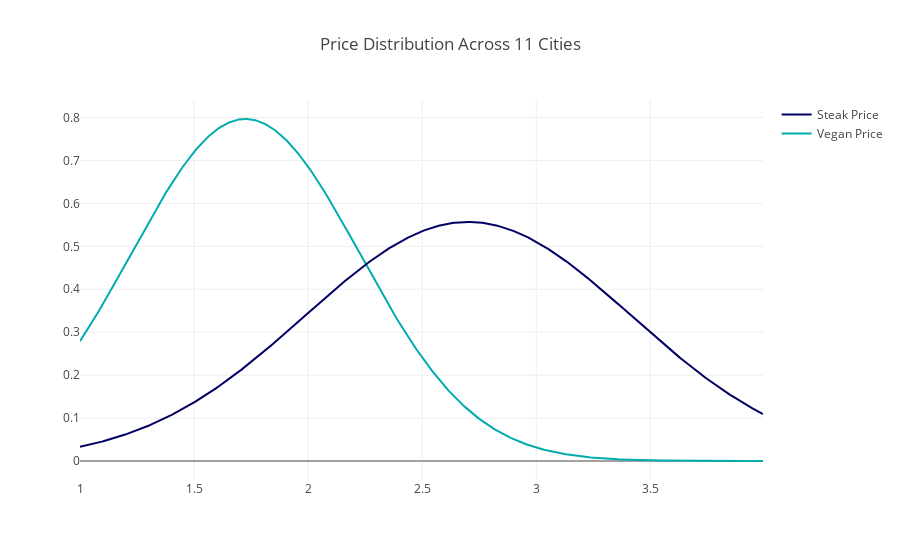

This figure's notebook cell:
### Code cell
tot1 = df[df['category']=='vegan']['price']  
tot2 = df[df['category']=='steak']['price']  

# Group data together
hist_data = [tot1, tot2]

group_labels = ['Vegan Price','Steak Price']

colors = ['rgb(0, 172, 173)', 'rgb(0, 000, 100)']
# Create distplot with custom bin_size
tot_fig1 = ff.create_distplot(hist_data, group_labels, bin_size=.2, colors=colors,show_hist=False, curve_type='normal', show_rug=False)

tot_fig1['layout'].update(title='Price Distribution Across 11 Cities')
# Plot!
plotly.offline.iplot(tot_fig1, filename='Distplot with Multiple Datasets')

### Figure 1 — Plotly figure (JSON) as saved in the notebook; plotly's stock layout.template omitted (floating-point values rounded to 4 significant figures; data arrays with more than 128 entries replaced by an {"elided": "..."} marker saying what was removed)
{"data": [{"legendgroup": "Vegan Price", "marker": {"color": "rgb(0, 172, 173)"}, "mode": "lines", "name": "Vegan Price", "showlegend": true, "type": "scatter", "uid": "98eb4574-30b0-11e9-b903-acde48001122", "x": {"elided": "500 float values"}, "xaxis": "x", "y": {"elided": "500 float values"}, "yaxis": "y"}, {"legendgroup": "Steak Price", "marker": {"color": "rgb(0, 000, 100)"}, "mode": "lines", "name": "Steak Price", "showlegend": true, "type": "scatter", "uid": "98eb46fa-30b0-11e9-bd74-acde48001122", "x": {"elided": "500 float values"}, "xaxis": "x", "y": {"elided": "500 float values"}, "yaxis": "y"}], "layout": {"barmode": "overlay", "hovermode": "closest", "legend": {"traceorder": "reversed"}, "title": "Price Distribution Across 11 Cities", "xaxis": {"anchor": "y2", "domain": [0, 1], "zeroline": false}, "yaxis": {"anchor": "free", "domain": [0, 1], "position": 0}}}
